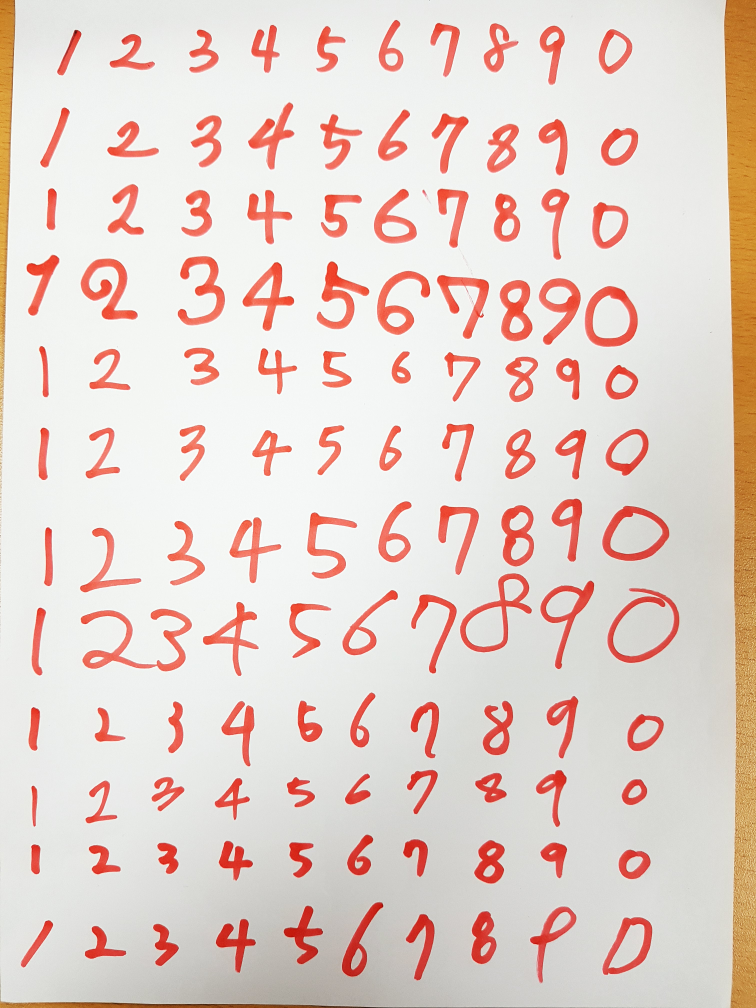
#> input picture digits.jpg, 3024 x 4032 px (shown at 1/4 size); its folder holds only this picture in this run
$ python realdata_digit_predict.py   (older library calls are emulated)
#> lines starting #> are read from the running program, lines starting #| are printed output that depends on the picture; after the words box and inside, x2 and y2 are one past the last pixel; in counts of white or black regions, pixels touching at a corner belong together
import numpy as np
import cv2
from sklearn.neighbors import KNeighborsClassifier
from sklearn.naive_bayes import GaussianNB
from sklearn.naive_bayes import MultinomialNB
from sklearn.naive_bayes import ComplementNB
from sklearn.naive_bayes import BernoulliNB
import os

bar = '□□□□□□□□□□'
sw = 1
# [15 lines left out: function percent_bar, not called in this run]

def preprocessing_img(filename) :
    #이미지 로드,리사이즈,이진화,열기연산,외곽선검출
#> called with filename = './digits.jpg'
    src = cv2.imread(filename,cv2.IMREAD_GRAYSCALE)
#> src: shape (4032, 3024); min 0, max 255, mean 216.5
    src = cv2.resize(src , (int(src.shape[1]/5),int(src.shape[0]/5)))
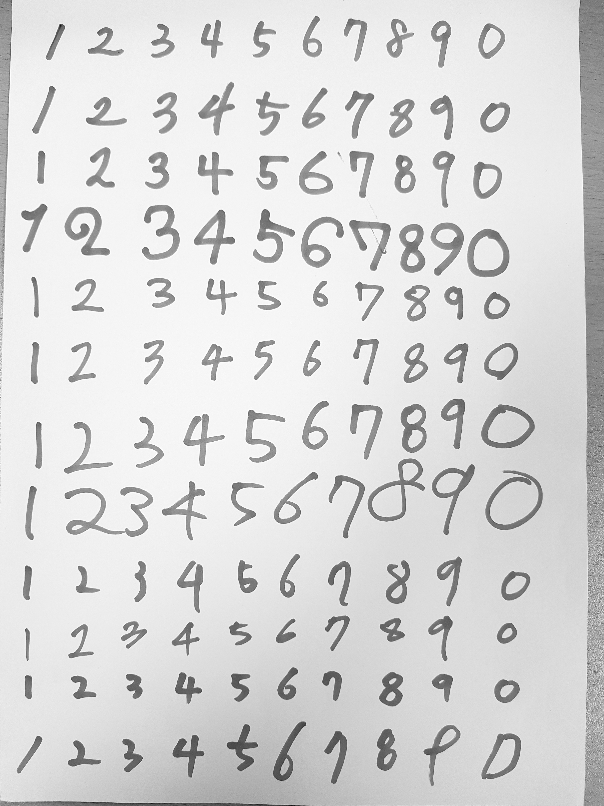
#> src: shape (806, 604); min 15, max 255, mean 216.4
    src = src[0:src.shape[0]-10, 15:src.shape[1]-25]
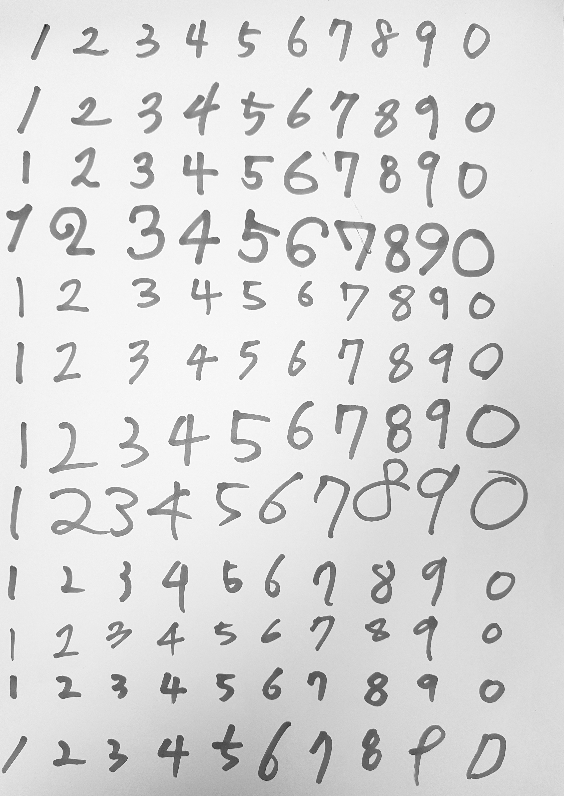
#> src: shape (796, 564); min 21, max 255, mean 219
    ret , bin = cv2.threshold(src,170,255,cv2.THRESH_BINARY_INV)
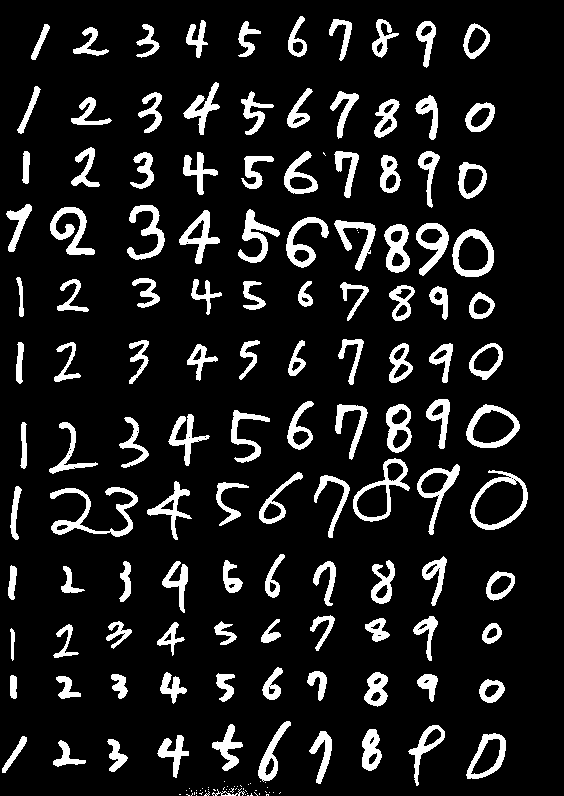
#> bin: shape (796, 564); 11.7% white; 171 white regions (51 under 20 px), largest, box (x1, y1, x2, y2) and area: (50, 487, 138, 537) 1186, (50, 207, 95, 255) 870, (470, 470, 528, 530) 844
    bin = cv2.morphologyEx(bin , cv2.MORPH_OPEN , cv2.getStructuringElement(cv2.MORPH_ELLIPSE, (2,2)), iterations = 2)
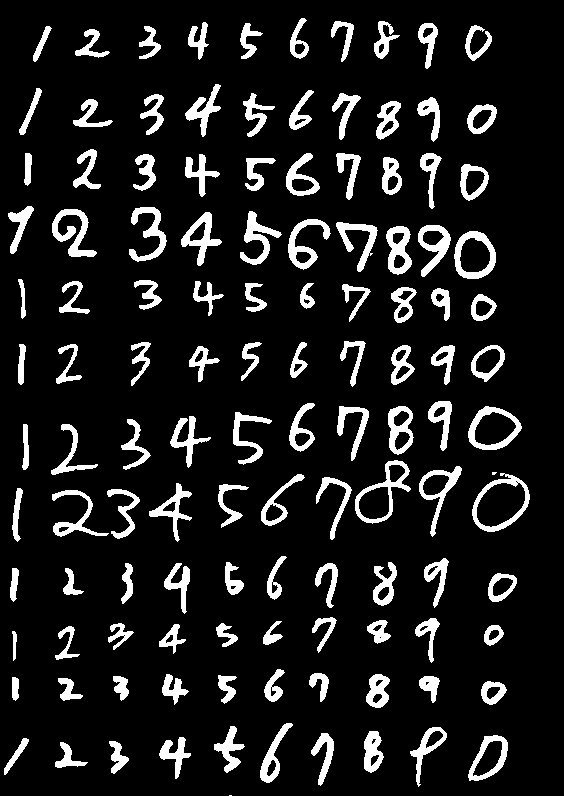
#> bin: shape (796, 564); 11.5% white; 122 white regions (2 under 20 px)
    im2 , contours , hierarchy = cv2.findContours(bin , cv2.RETR_EXTERNAL , cv2.CHAIN_APPROX_SIMPLE)
#> contours = 122 contours, 2 with area under 20; largest, box (x1, y1, x2, y2) and area: (472, 473, 530, 532) 2257, (355, 460, 411, 524) 1712, (468, 406, 522, 450) 1666, (454, 231, 496, 279) 1542, (468, 735, 508, 781) 1138

    #확인용 컬러영상
    color = cv2.cvtColor(bin, cv2.COLOR_GRAY2BGR)
#> color: shape (796, 564, 3); 11.5% white; 122 white regions (2 under 20 px), largest, box (x1, y1, x2, y2) and area: (52, 209, 97, 257) 866, (355, 460, 411, 524) 833, (472, 473, 530, 532) 815
    cv2.drawContours(color , contours , -1 , (0,255,0),3)
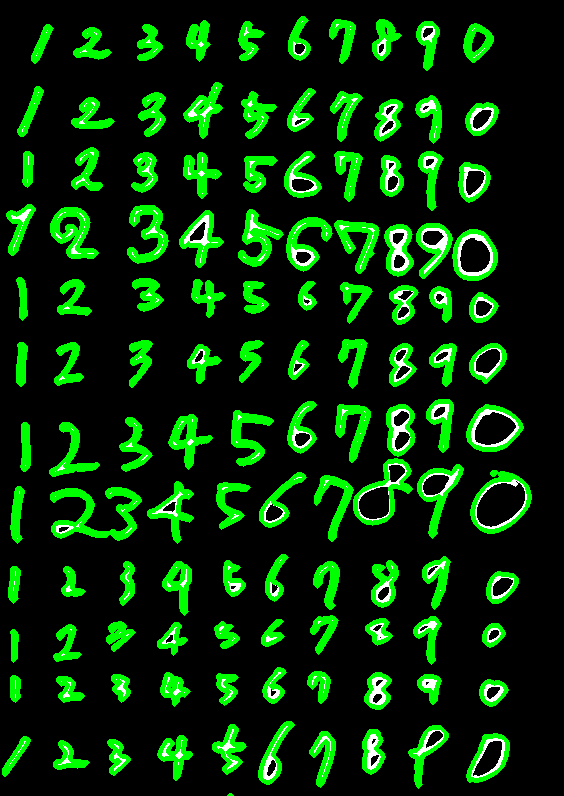
#> color: shape (796, 564, 3); mean B, G, R 6.7, 47, 6.7

    #리스트연산을 위해 초기변수 선언
    bR_arr = []
    digit_arr = []
    digit_arr2 = []
    count = 0

    #검출한 외곽선에 사각형을 그려서 배열에 추가
    for i in range(len(contours)) :
        bin_tmp = bin.copy()
        x,y,w,h = cv2.boundingRect(contours[i])
        bR_arr.append([x,y,w,h])
#> this loop made 122 passes
#> (x, y, w, h) on passes 1 to 12: (229, 795, 3, 1), (55, 742, 33, 26), (109, 741, 20, 33), (4, 738, 25, 37), (159, 737, 32, 42), (468, 735, 40, 46), (311, 733, 23, 53), (364, 731, 20, 42), (410, 727, 37, 60), (214, 726, 31, 47), (260, 723, 33, 60), (481, 681, 26, 24)
#> after the loop, bR_arr = 122 items, first 6: [229, 795, 3, 1], [55, 742, 33, 26], [109, 741, 20, 33], [4, 738, 25, 37], [159, 737, 32, 42], [468, 735, 40, 46]

    #x값을 기준으로 배열을 정렬
    bR_arr = sorted(bR_arr, key=lambda num : num[0], reverse = False)
#> bR_arr = 122 items, first 6: [4, 738, 25, 37], [8, 206, 26, 48], [10, 568, 9, 34], [12, 677, 7, 24], [12, 631, 5, 30], [12, 488, 11, 54]

    #작은 노이즈데이터 버림,사각형그리기,12개씩 리스트로 다시 묶어서 저장
    for x,y,w,h in bR_arr :
        tmp_y = bin_tmp[y-2:y+h+2,x-2:x+w+2].shape[0]
        tmp_x = bin_tmp[y-2:y+h+2,x-2:x+w+2].shape[1]
        if  tmp_x and tmp_y > 10 :
            count += 1
            cv2.rectangle(color,(x-2,y-2),(x+w+2,y+h+2),(0,0,255),1)
            digit_arr.append(bin_tmp[y-2:y+h+2,x-2:x+w+2])
            if count == 12 :
                digit_arr2.append(digit_arr)
                digit_arr = []
                count = 0
#> this loop made 122 passes
#> (x, y, w, h, tmp_y, tmp_x) on passes 1 to 12: (4, 738, 25, 37, 41, 29), (8, 206, 26, 48, 52, 30), (10, 568, 9, 34, 38, 13), (12, 677, 7, 24, 28, 11), (12, 631, 5, 30, 34, 9), (12, 488, 11, 54, 58, 15), (18, 344, 8, 41, 45, 12), (18, 279, 8, 40, 44, 12), (19, 88, 23, 47, 51, 27), (22, 424, 7, 46, 50, 11), (24, 153, 8, 33, 37, 12), (33, 26, 19, 36, 40, 23)
#> (tmp_y, tmp_x) on passes 61 to 66: (37, 35), (64, 37), (56, 48), (28, 24), (37, 25), (48, 24)
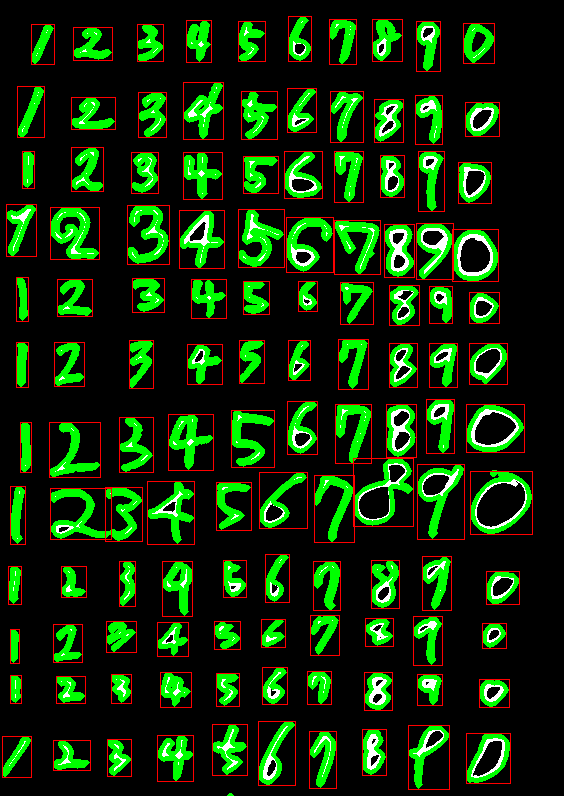
#> color: shape (796, 564, 3); 4.08% of pixels changed, all inside (x1, y1, x2, y2) = (2, 16, 533, 790)
#> after the loop, count = 0; digit_arr = []; digit_arr2 = 10 items

    #리스트에 저장된 이미지를 32x32의 크기로 리사이즈해서 순서대로 저장
    for i in range(0,len(digit_arr2)) :
        for j in range(len(digit_arr2[i])) :
            count += 1
            if i == 0 :         #1일 경우 비율 유지를 위해 마스크를 만들어 그위에 얹어줌
                width = digit_arr2[i][j].shape[1]
                height = digit_arr2[i][j].shape[0]
                tmp = (height - width)/2
                mask = np.zeros((height,height))
                mask[0:height,int(tmp):int(tmp)+width] = digit_arr2[i][j]
                digit_arr2[i][j] = cv2.resize(mask,(32,32))
            else:
                digit_arr2[i][j] = cv2.resize(digit_arr2[i][j],(32,32))
            if i == 9 : i = -1
            cv2.imwrite('./kNN/testPNGs/'+str(i+1)+'_'+str(j)+'.png',digit_arr2[i][j])
#> this loop made 10 passes
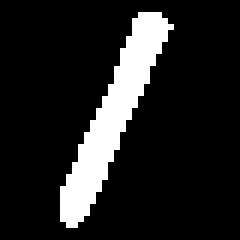
#> mask: shape (40, 40) float64 (shown 6 times larger); 13.2% white; 1 white region, box (x1, y1, x2, y2) and area: (10, 2, 29, 38) 212
#> after the loop, count = 120

    print(str(count)+'files are saved(preprocessing_img2png)')
#| 120files are saved(preprocessing_img2png)

    cv2.imshow('contours',color)
    cv2.imshow('bin',bin)
    cv2.waitKey()
    cv2.destroyAllWindows()

def preprocessing_txt(path):
#> (the run stopped early here; a loop or call above may not have finished)
